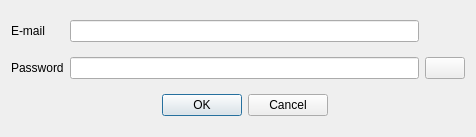
<?xml version="1.0" encoding="UTF-8"?>
<ui version="4.0">
 <class>LoginDialog</class>
 <widget class="QDialog" name="LoginDialog">
  <property name="geometry">
   <rect>
    <x>0</x>
    <y>0</y>
    <width>476</width>
    <height>137</height>
   </rect>
  </property>
  <property name="windowTitle">
   <string>LoginDialog</string>
  </property>
  <layout class="QGridLayout" name="gridLayout">
   <item row="0" column="0">
    <widget class="QLabel" name="usernameLabel_">
     <property name="text">
      <string>E-mail</string>
     </property>
    </widget>
   </item>
   <item row="1" column="0">
    <widget class="QLabel" name="passwordLabel_">
     <property name="text">
      <string>Password</string>
     </property>
    </widget>
   </item>
   <item row="1" column="1">
    <widget class="QLineEdit" name="passEdit_">
     <property name="echoMode">
      <enum>QLineEdit::Password</enum>
     </property>
    </widget>
   </item>
   <item row="0" column="1">
    <widget class="QLineEdit" name="userEdit_"/>
   </item>
   <item row="1" column="2">
    <widget class="QPushButton" name="showPassowrdButton_">
     <property name="text">
      <string/>
     </property>
     <property name="icon">
      <iconset resource="resources.qrc">
       <normaloff>:/Images/Resources/show-pw-icon.png</normaloff>:/Images/Resources/show-pw-icon.png</iconset>
     </property>
     <property name="flat">
      <bool>false</bool>
     </property>
    </widget>
   </item>
   <item row="2" column="1">
    <widget class="QDialogButtonBox" name="buttonBox">
     <property name="standardButtons">
      <set>QDialogButtonBox::Cancel|QDialogButtonBox::Ok</set>
     </property>
     <property name="centerButtons">
      <bool>true</bool>
     </property>
    </widget>
   </item>
  </layout>
 </widget>
 <layoutdefault spacing="6" margin="11"/>
 <tabstops>
  <tabstop>userEdit_</tabstop>
  <tabstop>passEdit_</tabstop>
  <tabstop>showPassowrdButton_</tabstop>
 </tabstops>
 <resources>
  <include location="resources.qrc"/>
 </resources>
 <connections>
  <connection>
   <sender>buttonBox</sender>
   <signal>accepted()</signal>
   <receiver>LoginDialog</receiver>
   <slot>accept()</slot>
   <hints>
    <hint type="sourcelabel">
     <x>172</x>
     <y>107</y>
    </hint>
    <hint type="destinationlabel">
     <x>18</x>
     <y>91</y>
    </hint>
   </hints>
  </connection>
  <connection>
   <sender>buttonBox</sender>
   <signal>rejected()</signal>
   <receiver>LoginDialog</receiver>
   <slot>reject()</slot>
   <hints>
    <hint type="sourcelabel">
     <x>371</x>
     <y>110</y>
    </hint>
    <hint type="destinationlabel">
     <x>444</x>
     <y>128</y>
    </hint>
   </hints>
  </connection>
 </connections>
</ui>
